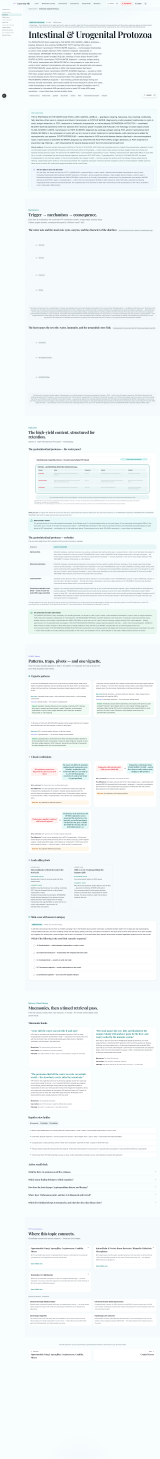
#> input picture docs/qa/m18/full-desktop-light.png, 1440 x 13126 px, found by its file name (shown at 1/9 size); its folder holds only this picture in this run
$ python m18-crops.py
#> lines starting #> are read from the running program, lines starting #| are printed output that depends on the picture
#!/usr/bin/env python3
from PIL import Image
import os, statistics
QA = "/home/z/my-project/kyp-usmle-notes/docs/qa/m18"
for theme in ["light", "dark"]:
    im = Image.open(f"{QA}/full-desktop-{theme}.png")
#> im is the input picture: PIL image 1440x13126 RGB; mean R, G, B 241.8, 247, 247.8
    box = (281, 4097, 281+1102, 4097+471)
    crop = im.crop(box)
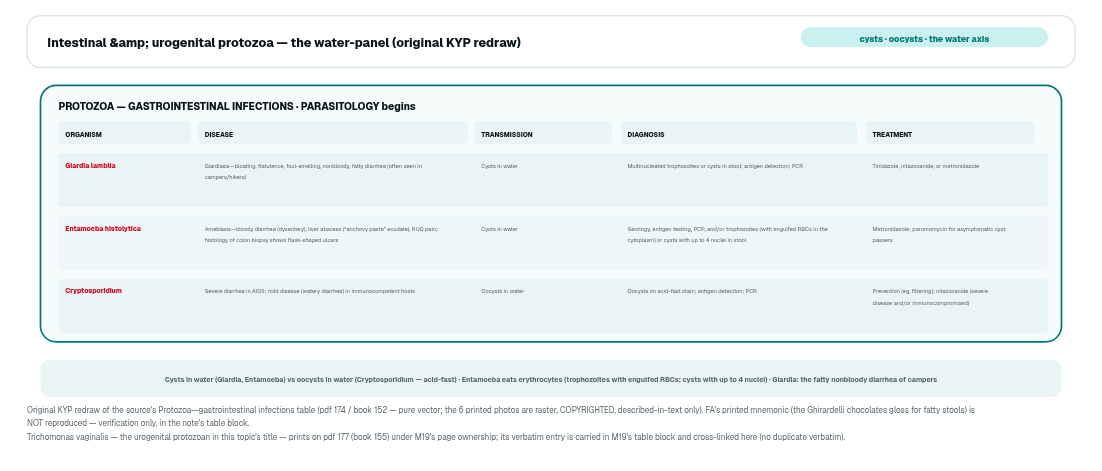
#> crop: PIL image 1102x471 RGB; mean R, G, B 237.7, 244.3, 244.9
    out = f"{QA}/element-intestinal-protozoa-panel-{theme}.png"
    crop.save(out)
    print(f"{out}: {crop.size[0]}x{crop.size[1]} stdev={statistics.pstdev(list(crop.convert('L').getdata())[::37]):.2f}")
#| /home/z/my-project/kyp-usmle-notes/docs/qa/m18/element-intestinal-protozoa-panel-light.png: 1102x471 stdev=27.94
#> (the run stopped early here; a loop or call above may not have finished)
